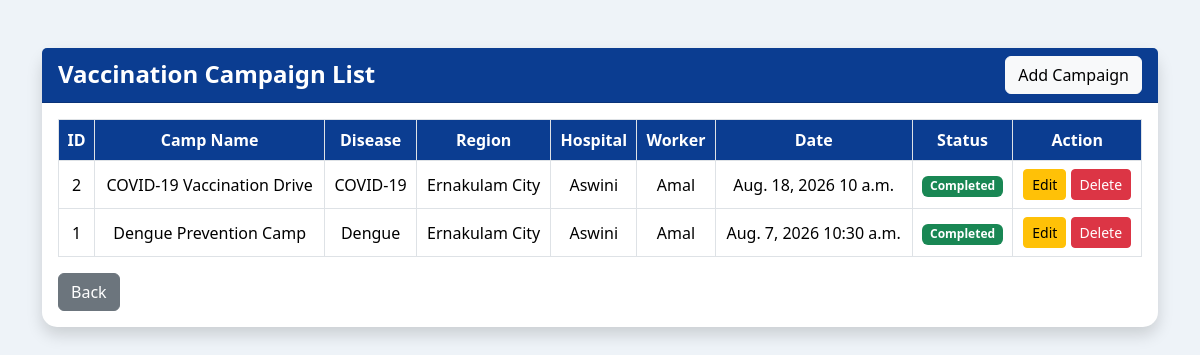
Screenshot of /campaign_list/ with the database file from the repository.
### HelathApp/models.py (models this page shows, shortened)
class VaccinationCampaign(models.Model):
    STATUS_CHOICES = [
        ('Scheduled', 'Scheduled'),
        ('Ongoing', 'Ongoing'),
        ('Completed', 'Completed'),
        ('Cancelled', 'Cancelled'),
    ]
    camp_name = models.CharField(max_length=150)
    disease = models.ForeignKey(
        'Disease',
        on_delete=models.CASCADE
    )
    region = models.ForeignKey(
        'Region',
        on_delete=models.CASCADE
    )
    hospital = models.ForeignKey(
        'Hospital',
        on_delete=models.CASCADE
    )
    field_worker = models.ForeignKey(
        'FieldWorker',
        on_delete=models.CASCADE
    )
    camp_date = models.DateField()
    camp_time = models.TimeField()
    venue = models.CharField(max_length=250)
    target_population = models.PositiveIntegerField(
        validators=[
            MinValueValidator(1),
            MaxValueValidator(100000)
        ]
    )
    description = models.TextField()
    status = models.CharField(
        max_length=20,
        choices=STATUS_CHOICES,
        default='Scheduled'
    )
    created_at = models.DateTimeField(auto_now_add=True)
    updated_at = models.DateTimeField(auto_now=True)

class Disease(models.Model):
    SEVERITY = [
        ('Low','Low'),
        ('Medium','Medium'),
        ('High','High'),
    ]
    disease_name = models.CharField(max_length=100)
    disease_type = models.CharField(max_length=100)
    severity_level = models.CharField(
        max_length=20,
        choices=SEVERITY
    )
    description = models.TextField(blank=True)
    precautions = models.TextField(blank=True)

class Region(models.Model):
    REGION_TYPES = [
        ('Urban', 'Urban'),
        ('Rural', 'Rural'),
        ('Tribal', 'Tribal'),
    ]
    region_name = models.CharField(max_length=100)
    region_type = models.CharField(
        max_length=20,
        choices=REGION_TYPES
    )
    latitude = models.DecimalField(
        max_digits=9,
        decimal_places=6
    )
    longitude = models.DecimalField(
        max_digits=9,
        decimal_places=6
    )

class Hospital(models.Model):
    STATUS_CHOICES = [
        ('Pending', 'Pending'),
        ('Approved', 'Approved'),
    ]
    HOSPITAL_TYPES = [
        ('Government', 'Government'),
        ('Private', 'Private'),
        ('Clinic', 'Clinic'),
        ('Medical College', 'Medical College'),
        ('Other', 'Other'),
    ]
    hospital_name = models.CharField(max_length=255)
    hospital_type = models.CharField(max_length=50, choices=HOSPITAL_TYPES)
    registration_no = models.CharField(max_length=100, unique=True)
    license_no = models.CharField(max_length=100, unique=True)
    email = models.EmailField(unique=True)
    phone = models.CharField(max_length=15)
    address = models.TextField()
    district = models.CharField(max_length=100)
    latitude = models.DecimalField(max_digits=9,decimal_places=6,null=True,blank=True)
    longitude = models.DecimalField(max_digits=9,decimal_places=6,null=True,blank=True)
    total_beds = models.CharField(max_length=10, null=True, blank=True)
    icu_beds = models.CharField(max_length=10, null=True, blank=True)
    ambulance = models.BooleanField(default=False)
    admin_name = models.CharField(max_length=150)
    admin_phone = models.CharField(max_length=15)
    username = models.CharField(max_length=100, unique=True)
    password = models.CharField(max_length=128)
    status = models.CharField(
        max_length=10,
        choices=STATUS_CHOICES,
        default='Pending'
    )
    created_at = models.DateTimeField(auto_now_add=True)
    updated_at = models.DateTimeField(auto_now=True)

class FieldWorker(models.Model):
    STATUS_CHOICES = (
        ("Pending", "Pending"),
        ("Approved", "Approved"),
        ("Rejected", "Rejected"),
    )
    GENDER = (
        ("Male", "Male"),
        ("Female", "Female"),
        ("Other", "Other"),
    )
    DISTRICTS = (
        ("Thiruvananthapuram","Thiruvananthapuram"),
        ("Kollam","Kollam"),
        ("Pathanamthitta","Pathanamthitta"),
        ("Alappuzha","Alappuzha"),
        ("Kottayam","Kottayam"),
        ("Idukki","Idukki"),
        ("Ernakulam","Ernakulam"),
        ("Thrissur","Thrissur"),
        ("Palakkad","Palakkad"),
        ("Malappuram","Malappuram"),
        ("Kozhikode","Kozhikode"),
        ("Wayanad","Wayanad"),
        ("Kannur","Kannur"),
        ("Kasaragod","Kasaragod"),
    )
    DEPARTMENT = (
        ("Disease Surveillance","Disease Surveillance"),
        ("Public Health","Public Health"),
        ("Immunization","Immunization"),
        ("Emergency Response","Emergency Response"),
        ("Health Education","Health Education"),
    )
    DESIGNATION = (
        ("Health Inspector","Health Inspector"),
        ("Junior Health Inspector","Junior Health Inspector"),
        ("Public Health Nurse","Public Health Nurse"),
        ("Field Investigator","Field Investigator"),
        ("Community Health Worker","Community Health Worker"),
    )
    full_name=models.CharField(max_length=100)
    gender=models.CharField(
        max_length=20,
        choices=GENDER
    )
    dob=models.DateField()
    phone=models.CharField(max_length=10)
    email=models.EmailField(unique=True)
    employee_id=models.CharField(
        max_length=30,
        unique=True
    )
    department=models.CharField(
        max_length=100,
        choices=DEPARTMENT
    )
    designation=models.CharField(
        max_length=100,
        choices=DESIGNATION
    )
    district=models.CharField(
        max_length=50,
        choices=DISTRICTS
    )
    region = models.ForeignKey(
        Region,
        on_delete=models.CASCADE,
        null=True,
        blank=True
    )
    panchayat=models.CharField(max_length=100)
    ward=models.CharField(max_length=30)
    qualification=models.CharField(max_length=100)
    experience=models.PositiveIntegerField()
    address=models.TextField()
    username=models.CharField(
        max_length=100,
        unique=True
    )
    password=models.CharField(max_length=100)
    status=models.CharField(
        max_length=20,
        choices=STATUS_CHOICES,
        default="Pending"
    )

### HelathApp/views.py (the view)
# urls.py: path('campaign_list/', views.campaign_list, name='campaign_list'),
def campaign_list(request):
    campaigns = VaccinationCampaign.objects.all().order_by('-id')
    return render(request, 'campaign_list.html', {'campaigns': campaigns})

### HelathApp/templates/campaign_list.html (shortened to what this page needs)
<!DOCTYPE html>
<html>
<head>
    <link href="https://cdn.jsdelivr.net/npm/bootstrap@5.3.3/dist/css/bootstrap.min.css" rel="stylesheet">
</head>
<body>
<div class="container mt-5">
<div class="card shadow">
<div class="card-header d-flex justify-content-between">
<span>Vaccination Campaign List</span>
<a href="{% url 'add_campaign' %}" class="btn btn-light">Add Campaign</a>
</div>
<div class="card-body table-responsive">
<table class="table table-bordered table-hover">
<tr>
<th>ID</th>
<th>Camp Name</th>
<th>Disease</th>
<th>Region</th>
<th>Hospital</th>
<th>Worker</th>
<th>Date</th>
<th>Status</th>
<th>Action</th>
</tr>
{% for c in campaigns %}
<tr>
<td>{{ c.id }}</td>
<td>{{ c.camp_name }}</td>
<td>{{ c.disease.disease_name }}</td>
<td>{{ c.region.region_name }}</td>
<td>{{ c.hospital.hospital_name }}</td>
<td>{{ c.field_worker.full_name }}</td>
<td>{{ c.camp_date }} {{ c.camp_time }}</td>
<td>
    {% if c.status == 'Completed' %}
        <span class="badge bg-success">Completed</span>
    {% elif c.status == 'Ongoing' %}
        <span class="badge bg-warning text-dark">Ongoing</span>
    {% elif c.status == 'Cancelled' %}
        <span class="badge bg-danger">Cancelled</span>
    {% else %}
        <span class="badge bg-primary">Scheduled</span>
    {% endif %}
</td>
<td>
<a href="{% url 'edit_campaign' c.id %}" class="btn btn-warning btn-sm">Edit</a>
<a href="{% url 'delete_campaign' c.id %}"
   class="btn btn-danger btn-sm"
   onclick="return confirm('Delete this campaign?')">
   Delete
</a>
</td>
</tr>
{% endfor %}
</table>
<a href="{% url 'adminhome' %}" class="btn btn-secondary">Back</a>
</div>
</div>
</div>
</body>
</html>

### HelathApp/templates/campaign_list.html (style rules this page uses)
body { background:#eef3f8; }
.card { border:none;border-radius:15px; }
.card-header { background:#0B3D91;color:white;font-size:24px;font-weight:bold; }
.table th { background:#0B3D91;color:white;text-align:center; }
.table td { text-align:center;vertical-align:middle; }

### rows the page displays
VaccinationCampaign: id "2", camp_name "COVID-19 Vaccination Drive", disease.disease_name "COVID-19", region.region_name "Ernakulam City", hospital.hospital_name "Aswini", field_worker.full_name "Amal", camp_date "Aug. 18, 2026", camp_time "10 a.m.", status "Completed"
VaccinationCampaign: id "1", camp_name "Dengue Prevention Camp", disease.disease_name "Dengue", region.region_name "Ernakulam City", hospital.hospital_name "Aswini", field_worker.full_name "Amal", camp_date "Aug. 7, 2026", camp_time "10:30 a.m.", status "Completed"
